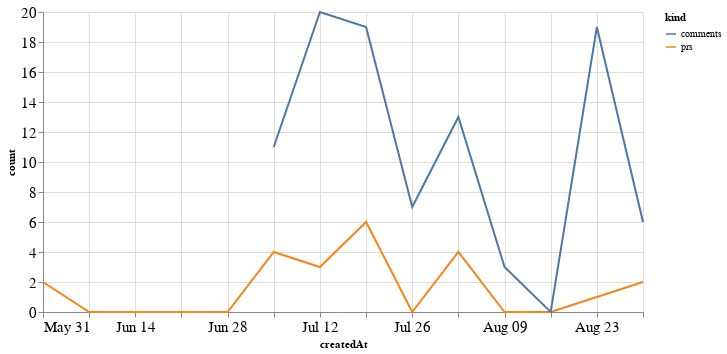

Here is the notebook cell this chart was saved with:
### Code cell
alt.Chart(total_time, width=600).mark_line().encode(
    x='createdAt',
    y='count',
    color='kind'
)

### Figure 1 — Vega-Lite specification as saved in the notebook (floating-point values rounded to 4 significant figures)
{"config": {"axisLeft": {"labelFontSize": 15}, "axisBottom": {"labelFontSize": 15}}, "data": {"name": "data-0e1e4480db5de01c75f475c3cec5d35a"}, "mark": "line", "encoding": {"color": {"type": "nominal", "field": "kind"}, "x": {"type": "temporal", "field": "createdAt"}, "y": {"type": "quantitative", "field": "count"}}, "width": 600, "$schema": "https://vega.github.io/schema/vega-lite/v4.8.1.json", "datasets": {"data-0e1e4480db5de01c75f475c3cec5d35a": [{"createdAt": "2020-05-31T00:00:00", "kind": "prs", "count": 2.0}, {"createdAt": "2020-06-07T00:00:00", "kind": "prs", "count": 0.0}, {"createdAt": "2020-06-14T00:00:00", "kind": "prs", "count": 0.0}, {"createdAt": "2020-06-21T00:00:00", "kind": "prs", "count": 0.0}, {"createdAt": "2020-06-28T00:00:00", "kind": "prs", "count": 0.0}, {"createdAt": "2020-07-05T00:00:00", "kind": "prs", "count": 4.0}, {"createdAt": "2020-07-12T00:00:00", "kind": "prs", "count": 3.0}, {"createdAt": "2020-07-19T00:00:00", "kind": "prs", "count": 6.0}, {"createdAt": "2020-07-26T00:00:00", "kind": "prs", "count": 0.0}, {"createdAt": "2020-08-02T00:00:00", "kind": "prs", "count": 4.0}, {"createdAt": "2020-08-09T00:00:00", "kind": "prs", "count": 0.0}, {"createdAt": "2020-08-16T00:00:00", "kind": "prs", "count": 0.0}, {"createdAt": "2020-08-23T00:00:00", "kind": "prs", "count": 1.0}, {"createdAt": "2020-08-30T00:00:00", "kind": "prs", "count": 2.0}, {"createdAt": "2020-05-31T00:00:00", "kind": "comments", "count": null}, {"createdAt": "2020-06-07T00:00:00", "kind": "comments", "count": null}, {"createdAt": "2020-06-14T00:00:00", "kind": "comments", "count": null}, {"createdAt": "2020-06-21T00:00:00", "kind": "comments", "count": null}, {"createdAt": "2020-06-28T00:00:00", "kind": "comments", "count": null}, {"createdAt": "2020-07-05T00:00:00", "kind": "comments", "count": 11.0}, {"createdAt": "2020-07-12T00:00:00", "kind": "comments", "count": 20.0}, {"createdAt": "2020-07-19T00:00:00", "kind": "comments", "count": 19.0}, {"createdAt": "2020-07-26T00:00:00", "kind": "comments", "count": 7.0}, {"createdAt": "2020-08-02T00:00:00", "kind": "comments", "count": 13.0}, {"createdAt": "2020-08-09T00:00:00", "kind": "comments", "count": 3.0}, {"createdAt": "2020-08-16T00:00:00", "kind": "comments", "count": 0.0}, {"createdAt": "2020-08-23T00:00:00", "kind": "comments", "count": 19.0}, {"createdAt": "2020-08-30T00:00:00", "kind": "comments", "count": 6.0}]}}
